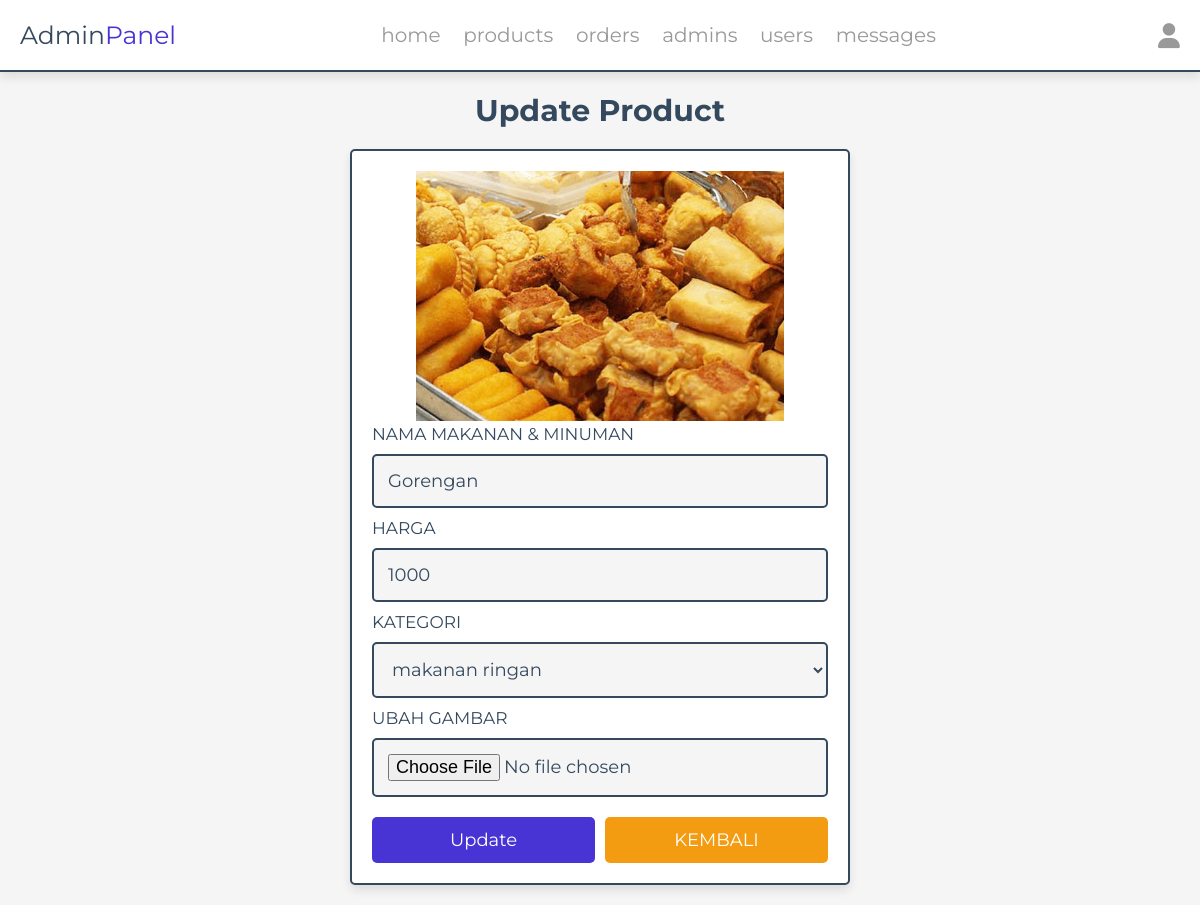
The page /admin/update_product.php?update=5 (signed in) on the database its author committed.
### tables this page shows
CREATE TABLE `products` (
  `id` int(100) NOT NULL,
  `name` varchar(100) NOT NULL,
  `category` varchar(100) NOT NULL,
  `price` int(10) NOT NULL,
  `image` varchar(100) NOT NULL
);

### admin/update_product.php (the view, shortened to what this page needs)
<?php
include '../components/connect.php';
?>
<!DOCTYPE html>
<html lang="en">
<head>
   <link rel="stylesheet" href="https://cdnjs.cloudflare.com/ajax/libs/font-awesome/6.1.1/css/all.min.css">
   <link rel="stylesheet" href="../css/admin_style.css">
</head>
<body>
<?php include '../components/admin_header.php' ?>
<section class="update-product">
   <h1 class="heading">update product</h1>
   <?php
      $update_id = $_GET['update'];
      $show_products = $conn->prepare("SELECT * FROM `products` WHERE id = ?");
      $show_products->execute([$update_id]);
      if($show_products->rowCount() > 0){
         while($fetch_products = $show_products->fetch(PDO::FETCH_ASSOC)){
   ?>
   <form action="" method="POST" enctype="multipart/form-data">
      <img src="../uploaded_img/<?= $fetch_products['image']; ?>" alt="">
      <span>NAMA MAKANAN & MINUMAN</span>
      <input type="text" required placeholder="enter product name" name="name" maxlength="100" class="box" value="<?= $fetch_products['name']; ?>">
      <span>HARGA</span>
      <input type="number" min="0" max="9999999999" required placeholder="enter product price" name="price" onkeypress="if(this.value.length == 10) return false;" class="box" value="<?= $fetch_products['price']; ?>">
      <span>KATEGORI</span>
      <select name="category" class="box" required>
         <option selected value="<?= $fetch_products['category']; ?>"><?= $fetch_products['category']; ?></option>
      </select>
      <span>UBAH GAMBAR</span>
      <input type="file" name="image" class="box" accept="image/jpg, image/jpeg, image/png, image/webp">
      <div class="flex-btn">
         <input type="submit" value="update" class="btn" name="update">
         <a href="products.php" class="option-btn">KEMBALI</a>
      </div>
   </form>
   <?php
         }
      }else{
         echo '<p class="empty">no products added yet!</p>';
      }
   ?>
</section>
</body>
</html>

### css/admin_style.css (style rules this page uses)
:root { --main-color:#4834d4; --red:#e74c3c; --orange:#f39c12; --black:#34495e; --white:#fff; --light-bg:#f5f5f5; --light-color:#999; --border:.2rem solid var(--black); --box-shadow:0 .5rem 1rem rgba(0,0,0,.1); }
* { font-family: 'Montserrat', sans-serif; margin:0; padding:0; box-sizing: border-box; text-decoration: none; outline: none; border:none; }
html { font-size: 62.5%; overflow-x: hidden; }
body { background-color: var(--light-bg); }
section { max-width: 1200px; margin:0 auto; padding:2rem; }
.btn, .delete-btn, .option-btn { display: block; margin-top: 1rem; border-radius: .5rem; cursor: pointer; width: 100%; font-size: 1.8rem; color:var(--white); padding:1.2rem 3rem; text-transform: capitalize; text-align: center; }
.btn { background-color: var(--main-color); }
.option-btn { background-color: var(--orange); }
.flex-btn { display: flex; gap:1rem; }
.heading { text-align: center; margin-bottom: 2rem; text-transform: capitalize; color:var(--black); font-size: 3rem; }
.update-product form { margin:0 auto; max-width: 50rem; background-color: var(--white); border-radius: .5rem; box-shadow: var(--box-shadow); border:var(--border); padding:2rem; }
.update-product form img { height: 25rem; width: 100%; object-fit: contain; }
.update-product form .box { background-color: var(--light-bg); border:var(--border); width: 100%; padding:1.4rem; font-size: 1.8rem; color:var(--black); border-radius: .5rem; margin: 1rem 0; }
.update-product form span { font-size: 1.7rem; color:var(--black); }

### rows shown on the page
products: image (picture), name "Gorengan", price "1000", category "makanan ringan"
